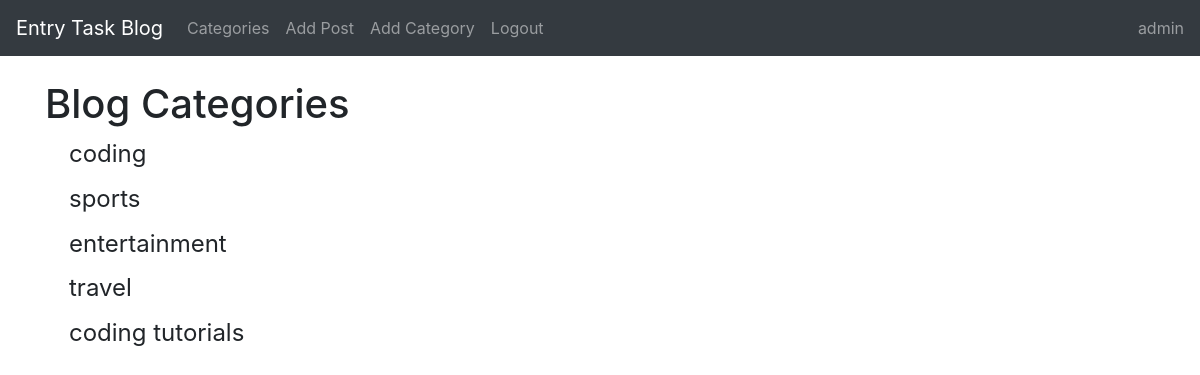
Screenshot of /category-list/ (signed in) with the database file from the repository.
### blog/models.py (models this page shows, shortened)
class Category(models.Model):
    name = models.CharField(max_length=255, default='coding')
    def __str__(self):
        return str(self.name)

### blog/views.py (the view)
# urls.py: path('category-list/', CategoryList, name='category-list'),
def CategoryList(request):
    categories_menu_list = Category.objects.all()
    return render(request, 'categorylist.html', {'categories_menu_list': categories_menu_list})

### blog/templates/categorylist.html (shortened to what this page needs)
{% extends 'base.html' %}
{% block content %}
    <h1>Blog Categories</h1>
    {% for item in categories_menu_list %}
        <h4><a class="dropdown-item" href="{% url 'category' item|slugify %}">{{ item }}</a></h4>
    {% endfor %}
{% endblock %}

### blog/templates/base.html (shortened to what this page needs)
<!doctype html>
<html lang="en">
  <head>
    <link rel="stylesheet" href="https://cdn.jsdelivr.net/npm/bootstrap@4.5.3/dist/css/bootstrap.min.css">
  </head>
  <body>
    <nav class="navbar navbar-expand-lg navbar-dark bg-dark">
        <a class="navbar-brand" href="{% url 'home' %}">Entry Task Blog</a>
        <div class="collapse navbar-collapse" id="navbarSupportedContent">
          <ul class="navbar-nav mr-auto">
            {% if categories_menu %}
              <li class="nav-item dropdown">
                <a class="nav-link dropdown-toggle" href="#" id="navbarDropdown" role="button" data-toggle="dropdown" aria-haspopup="true" aria-expanded="false">
                  Categories
                </a>
                <div class="dropdown-menu" aria-labelledby="navbarDropdown">
                  {% for item in categories_menu %}
                    <a class="dropdown-item" href="{% url 'category' item|slugify %}">{{ item }}</a>
                  {% endfor %}
                </div>
              </li>
            {% else %}
              <li class="nav-item">
                <a class="nav-link" href="{% url 'category-list' %}">Categories</a>
              </li>
            {% endif %}
            {% if user.is_authenticated %}
              <li class="nav-item">
                <a class="nav-link" href="{% url 'addpost' %}">Add Post</a>
              </li>
              <li class="nav-item">
                <a class="nav-link" href="{% url 'addcategory' %}">Add Category</a>
              </li>
              <li class="nav-item">
                <a class="nav-link" href="{% url 'logout' %}">Logout</a>
              </li>
            {% endif %}
          </ul>
          {% if user.is_authenticated %}
            <span class="navbar-text">
              {{ user }}
            </span>
          {% endif %}
        </div>
      </nav>
    <br>
    <div class="container">
        {% block content %}
        {% endblock %}
    </div>
  </body>
</html>

### rows the page displays
Category: name "coding"
Category: name "sports"
Category: name "entertainment"
Category: name "travel"
Category: name "coding tutorials"

### other values shown
{{ user }} "admin"
